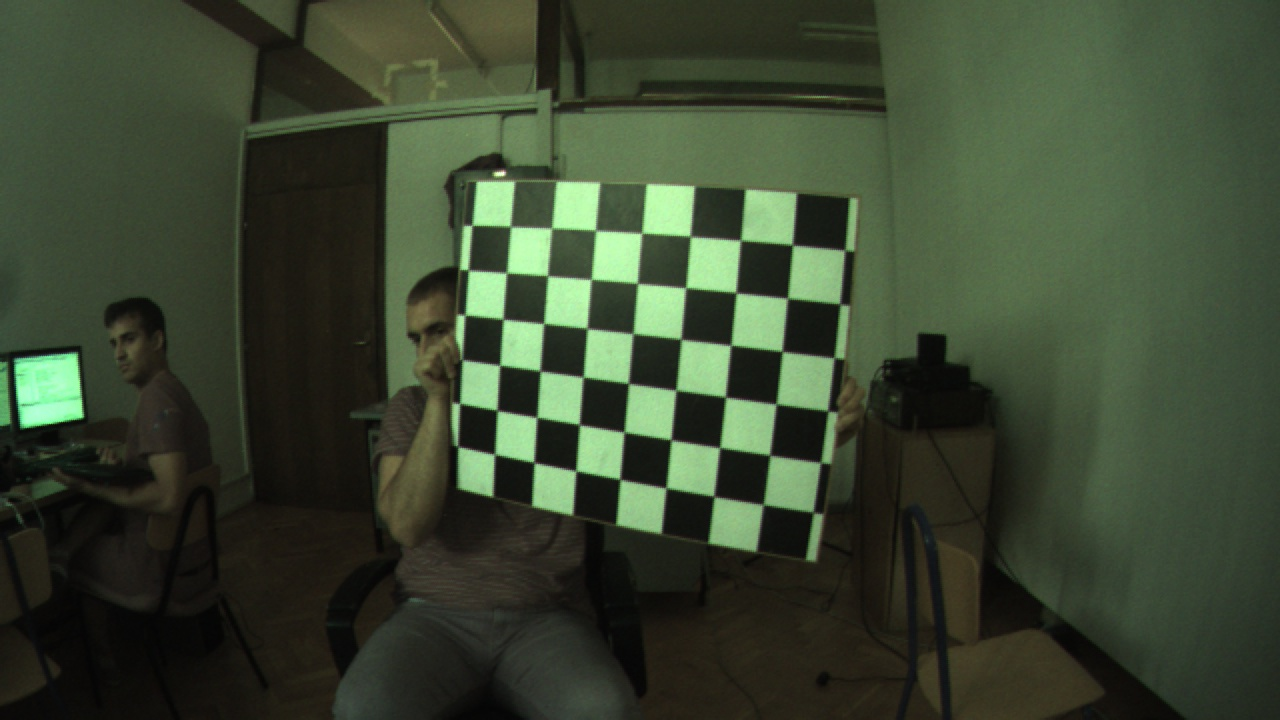
#> input picture dir_right/right_RGB15.jpg, 1280 x 720 px, found by its file name
$ python histogram.py
#> lines starting #> are read from the running program, lines starting #| are printed output that depends on the picture
import numpy as np
import cv2
from matplotlib import pyplot as plt

img = cv2.imread('right_RGB15.jpg')
#> img is the input picture: shape (720, 1280, 3); mean B, G, R 49.3, 70, 58.6
color = ('b','g','r')
cv2.imshow("img1", img)
#normalizacija histograma
hist,bins = np.histogram(img.flatten(),256,[0,256])
#> hist = 256 values, max 41945 at index 19, min 4 at index 1, mean 10800; bins = 257 values from 0 to 256
cdf = hist.cumsum()
#> cdf = 256 values from 26 to 2764800
cdf_normalized = cdf * hist.max()/ cdf.max()
#> cdf_normalized = 256 values from 0.394 to 41945
# [4 lines of commented-out code are left out]
cdf_m = np.ma.masked_equal(cdf,0)
cdf_m = (cdf_m - cdf_m.min())*255/(cdf_m.max()-cdf_m.min())
cdf = np.ma.filled(cdf_m,0).astype('uint8')
#> cdf = 256 values from 0 to 255
img2 = cdf[img]
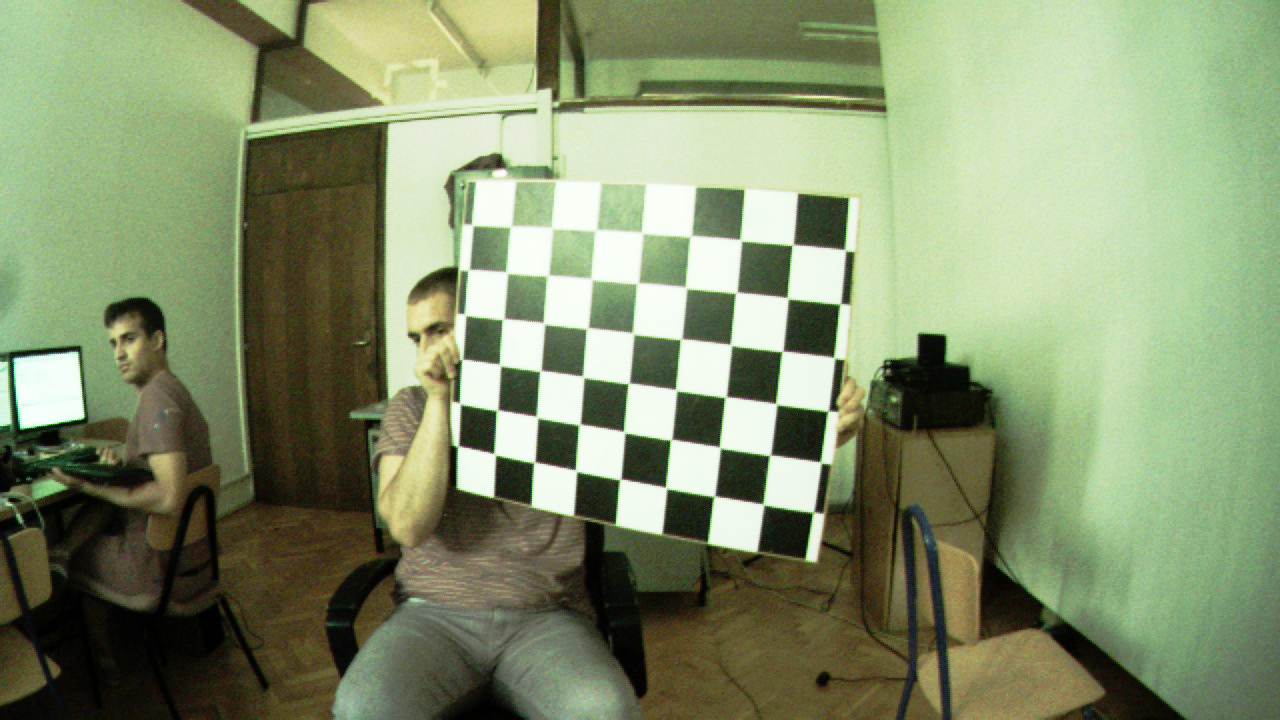
#> img2: shape (720, 1280, 3); mean B, G, R 108.5, 144.3, 131.6
cv2.imshow("img", img2)
plt.plot(cdf_normalized, color = 'b')
plt.hist(img.flatten(),256,[0,256], color = 'r')
plt.xlim([0,256])
plt.legend(('cdf','histogram'), loc = 'upper left')
plt.show()
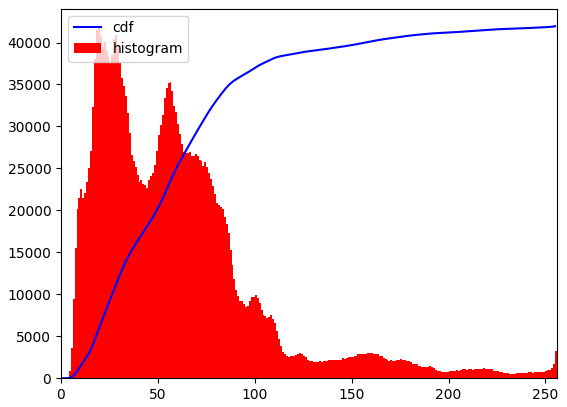
#> figure drawn by matplotlib, 1 panel; tallest bar 41945 high, from x = 19 to 20; curve peaks at x = 255, y = 41945

$ run again, with dir_right/right_RGB1.jpg copied over dir_right/right_RGB15.jpg
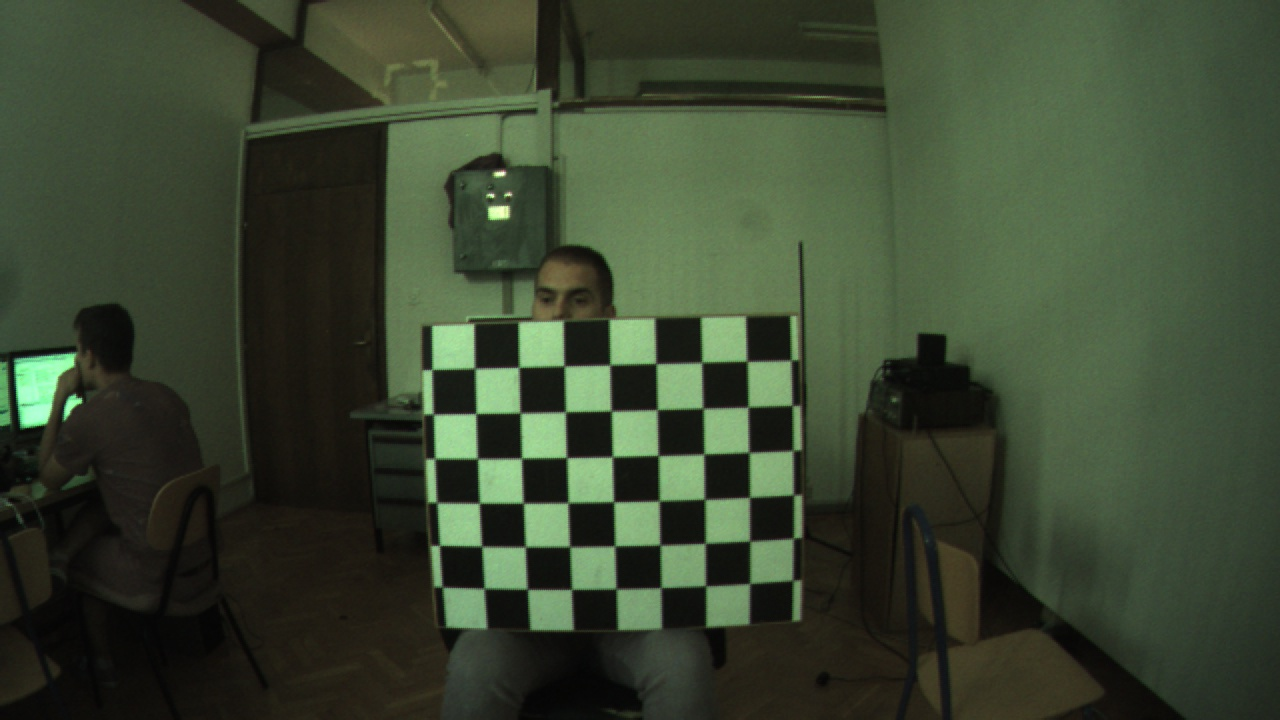
#> input picture dir_right/right_RGB1.jpg, 1280 x 720 px, found by its file name
#> img is the input picture: shape (720, 1280, 3); mean B, G, R 48.9, 69.9, 58.3
#> hist = 256 values, max 46082 at index 18, min 6 at index 1, mean 10800; bins = 257 values from 0 to 256
#> `cdf = hist.cumsum()`: cdf = 256 values from 22 to 2764800
#> cdf_normalized = 256 values from 0.367 to 46082
#> `cdf = np.ma.filled(cdf_m,0).astype('uint8')`: cdf = 256 values from 0 to 255
#> `img2 = cdf[img]`:
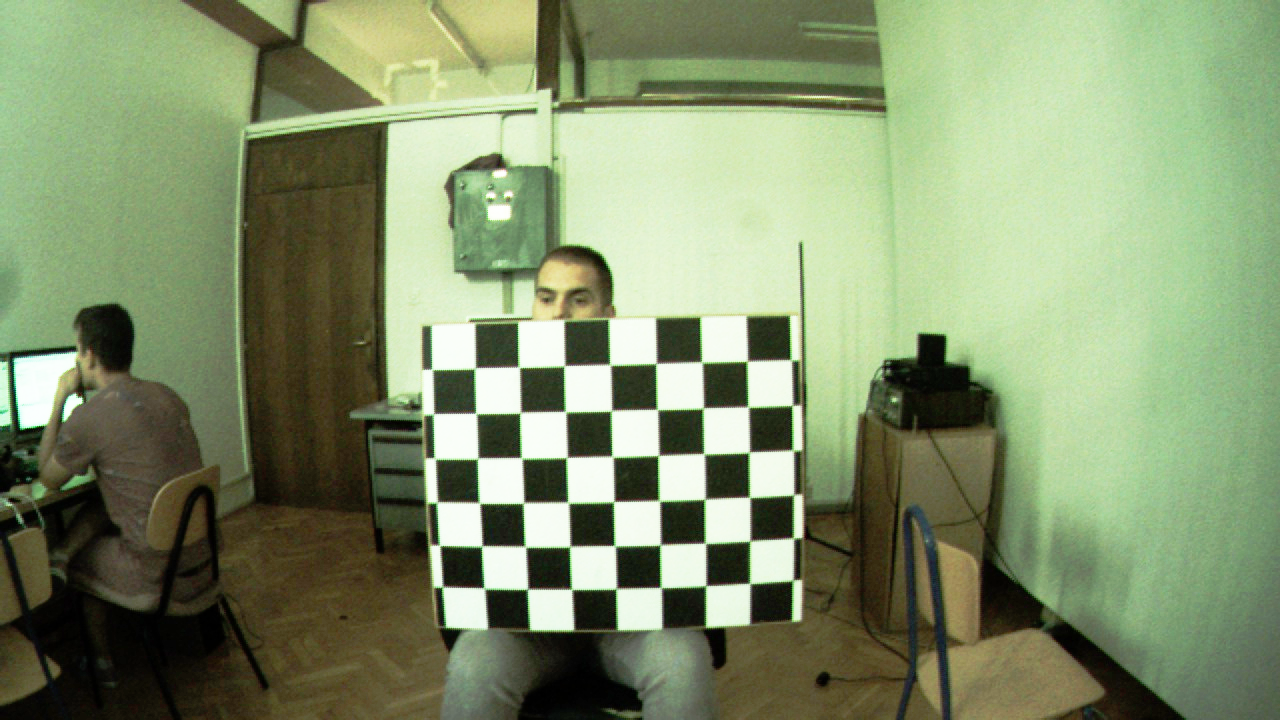
#> img2: shape (720, 1280, 3); mean B, G, R 108.4, 145.4, 130.7
#> `plt.show()`:
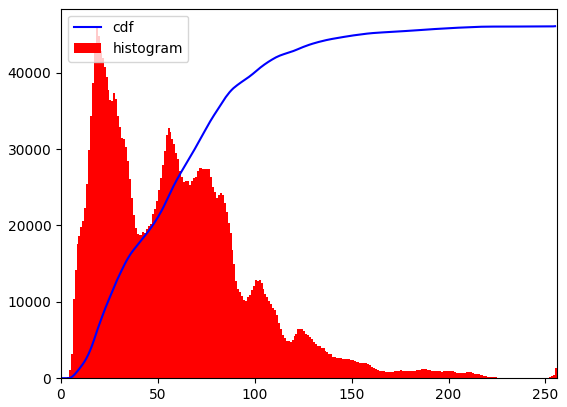
#> figure drawn by matplotlib, 1 panel; tallest bar 46082 high, from x = 18 to 19; curve peaks at x = 255, y = 46082

$ run again, with dir_right/right_RGB10.jpg copied over dir_right/right_RGB15.jpg
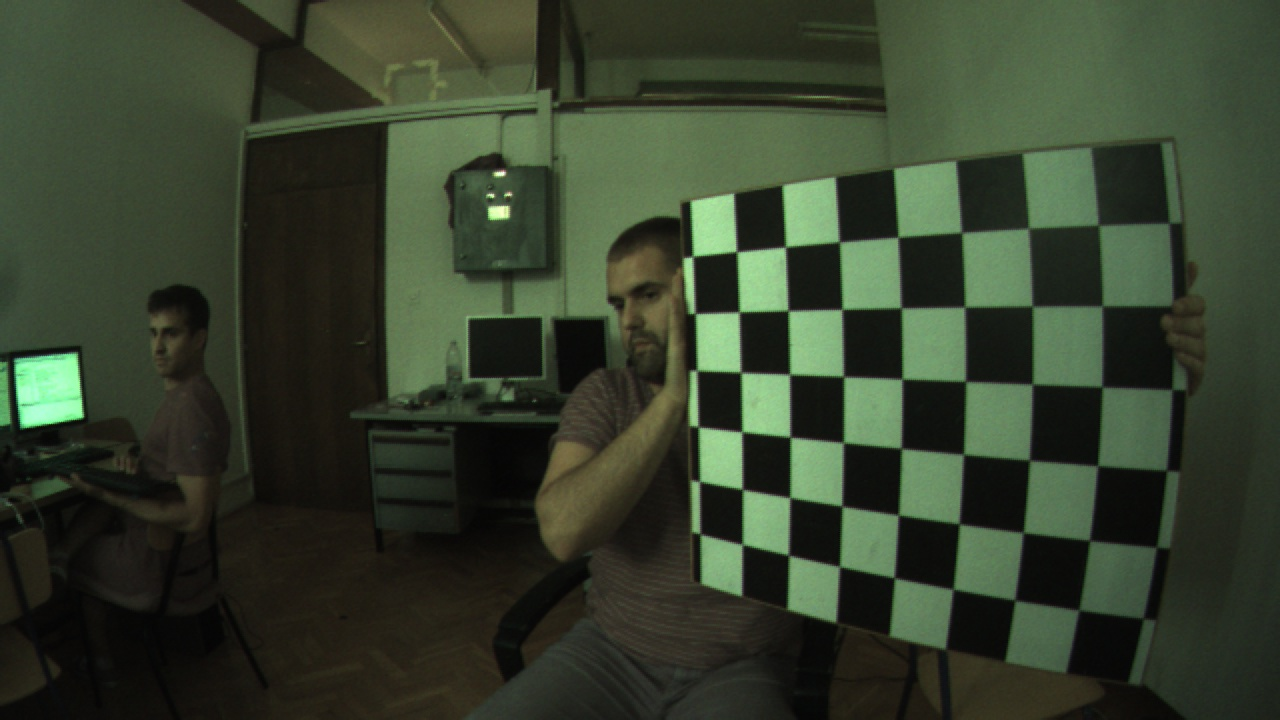
#> input picture dir_right/right_RGB10.jpg, 1280 x 720 px, found by its file name
#> img is the input picture: shape (720, 1280, 3); mean B, G, R 45.2, 63.9, 53.6
#> hist = 256 values, max 48720 at index 18, min 14 at index 1, mean 10800; bins = 257 values from 0 to 256
#> `cdf = hist.cumsum()`: cdf = 256 values from 26 to 2764800
#> cdf_normalized = 256 values from 0.458 to 48720
#> `cdf = np.ma.filled(cdf_m,0).astype('uint8')`: cdf = 256 values from 0 to 255
#> `img2 = cdf[img]`:
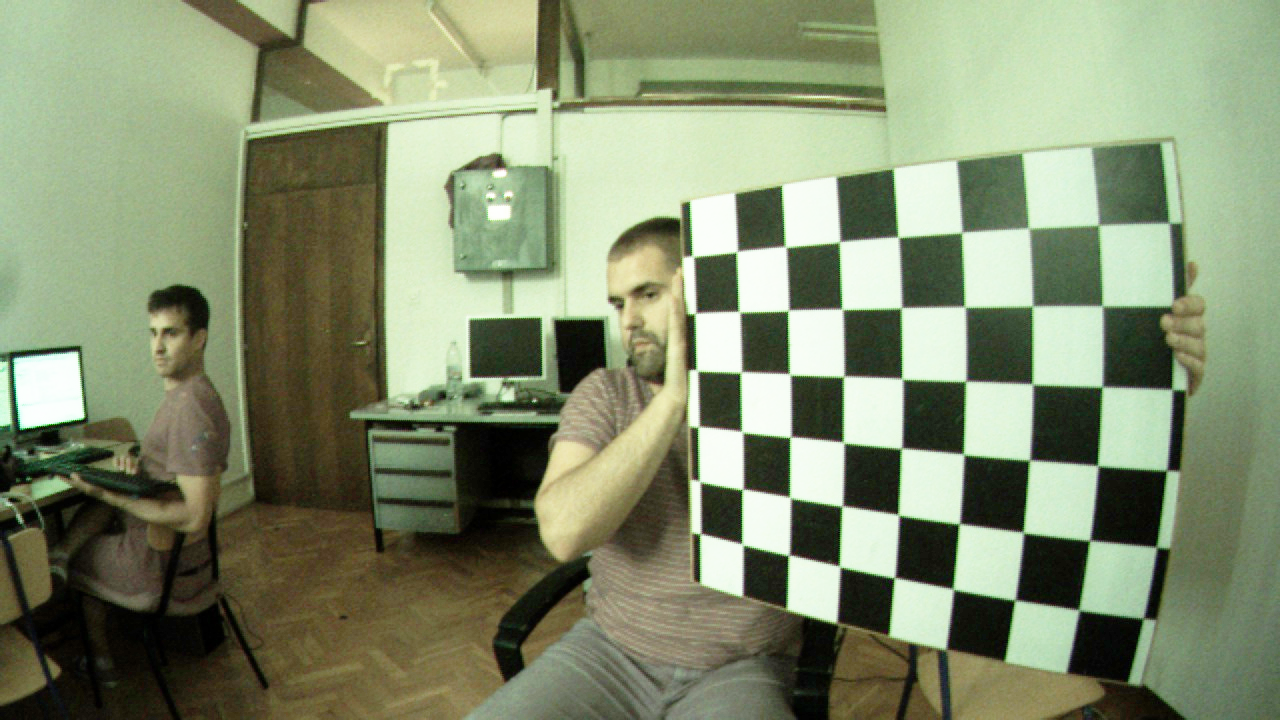
#> img2: shape (720, 1280, 3); mean B, G, R 111.4, 141.8, 131.5
#> `plt.show()`:
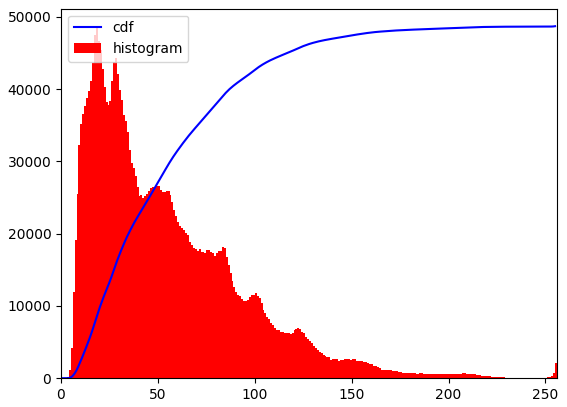
#> figure drawn by matplotlib, 1 panel; tallest bar 48720 high, from x = 18 to 19; curve peaks at x = 255, y = 48720

$ run again, with dir_right/right_RGB11.jpg copied over dir_right/right_RGB15.jpg
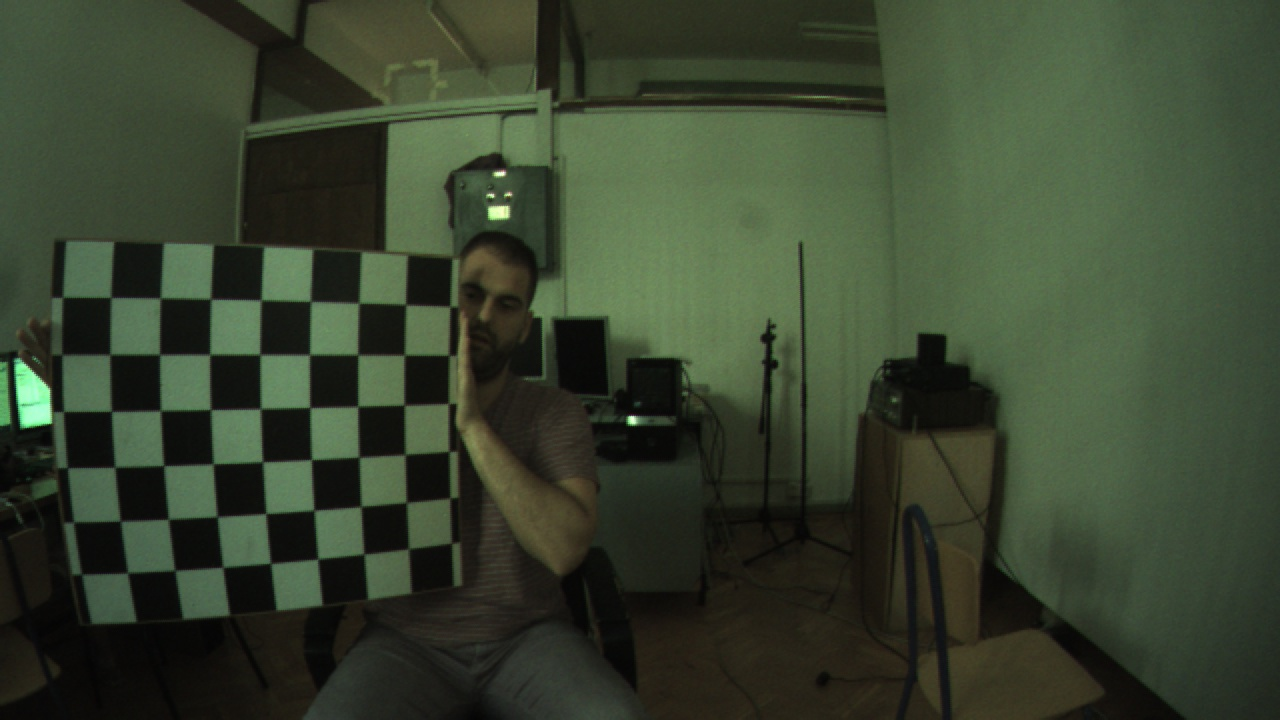
#> input picture dir_right/right_RGB11.jpg, 1280 x 720 px, found by its file name
#> img is the input picture: shape (720, 1280, 3); mean B, G, R 47.4, 67.3, 56.4
#> hist = 256 values, max 35841 at index 12, min 7 at index 1, mean 10800; bins = 257 values from 0 to 256
#> `cdf = hist.cumsum()`: cdf = 256 values from 24 to 2764800
#> cdf_normalized = 256 values from 0.311 to 35841
#> `cdf = np.ma.filled(cdf_m,0).astype('uint8')`: cdf = 256 values from 0 to 255
#> `img2 = cdf[img]`:
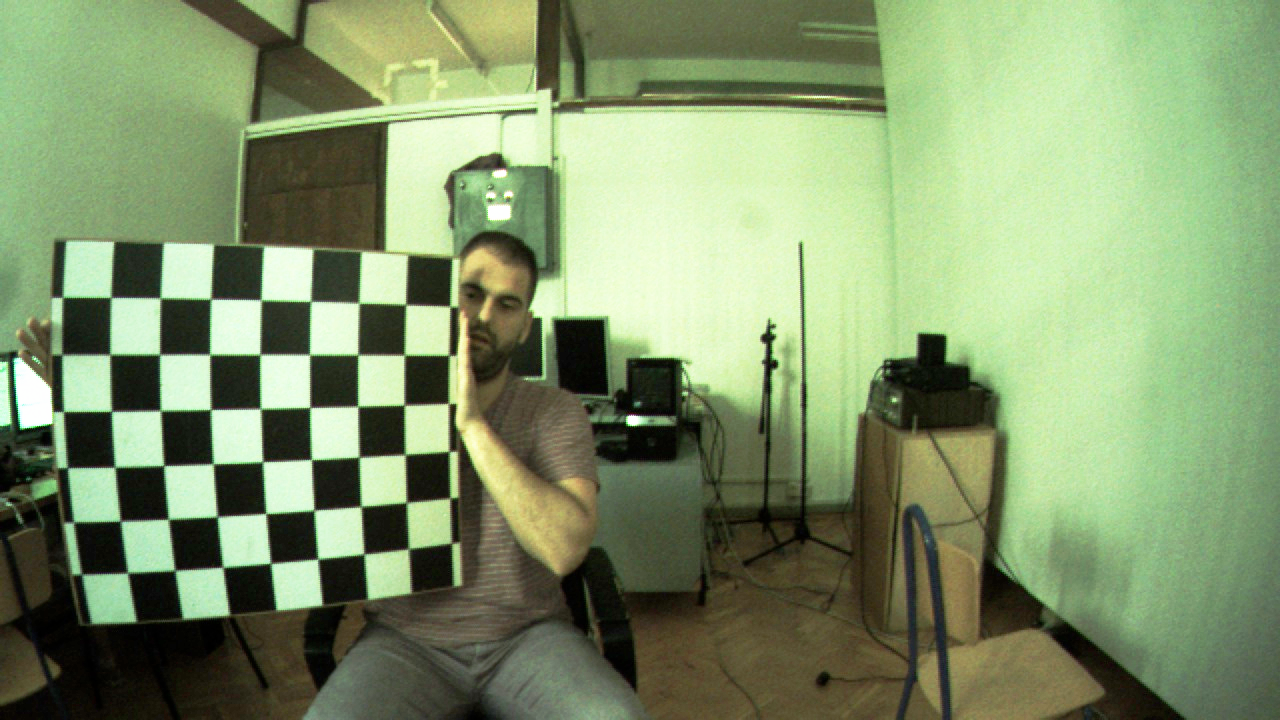
#> img2: shape (720, 1280, 3); mean B, G, R 107.3, 148.1, 129.2
#> `plt.show()`:
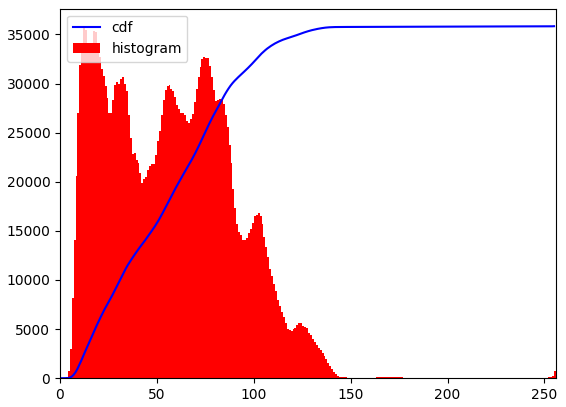
#> figure drawn by matplotlib, 1 panel; tallest bar 35841 high, from x = 12 to 13; curve peaks at x = 255, y = 35841
